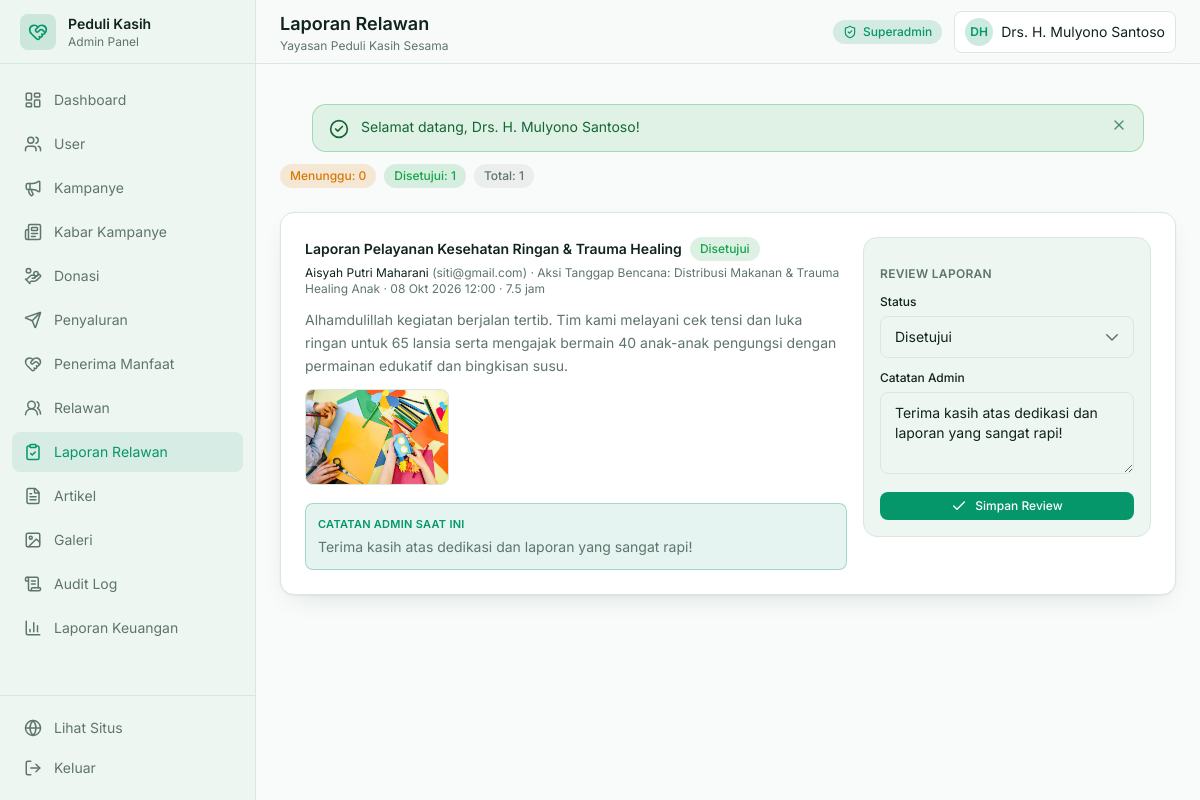
/admin/field-reports (signed in), run on the app's committed database.
### tables this page shows
CREATE TABLE `volunteer_field_reports` (
  `id` INT UNSIGNED AUTO_INCREMENT PRIMARY KEY,
  `event_id` INT UNSIGNED NOT NULL,
  `user_id` INT UNSIGNED NOT NULL,
  `report_title` VARCHAR(255) NOT NULL,
  `activity_summary` TEXT NOT NULL,
  `hours_spent` DECIMAL(4,1) NOT NULL DEFAULT 4.0,
  `documentation_image` VARCHAR(255) NULL,
  `status` ENUM('submitted', 'approved') NOT NULL DEFAULT 'submitted',
  `admin_feedback` TEXT NULL,
  `created_at` TIMESTAMP DEFAULT CURRENT_TIMESTAMP,
  FOREIGN KEY (`event_id`) REFERENCES `volunteer_events` (`id`) ON DELETE CASCADE,
  FOREIGN KEY (`user_id`) REFERENCES `users` (`id`) ON DELETE RESTRICT
);

CREATE TABLE `users` (
  `id` INT UNSIGNED AUTO_INCREMENT PRIMARY KEY,
  `name` VARCHAR(120) NOT NULL,
  `email` VARCHAR(150) NOT NULL UNIQUE,
  `password` VARCHAR(255) NOT NULL,
  `phone` VARCHAR(30) NULL,
  `role` ENUM('superadmin', 'staff', 'donatur', 'volunteer') NOT NULL DEFAULT 'donatur',
  `avatar` VARCHAR(255) NULL,
  `address` TEXT NULL,
  `bio` TEXT NULL,
  `status` ENUM('active', 'inactive') NOT NULL DEFAULT 'active',
  `created_at` TIMESTAMP DEFAULT CURRENT_TIMESTAMP,
  `updated_at` TIMESTAMP DEFAULT CURRENT_TIMESTAMP ON UPDATE CURRENT_TIMESTAMP,
  `deleted_at` TIMESTAMP NULL DEFAULT NULL,
  INDEX `idx_role` (`role`),
  INDEX `idx_email` (`email`)
);

CREATE TABLE `volunteer_events` (
  `id` INT UNSIGNED AUTO_INCREMENT PRIMARY KEY,
  `campaign_id` INT UNSIGNED NULL,
  `title` VARCHAR(255) NOT NULL,
  `slug` VARCHAR(255) NOT NULL UNIQUE,
  `description` LONGTEXT NOT NULL,
  `location` VARCHAR(255) NOT NULL,
  `event_date` DATE NOT NULL,
  `event_time` VARCHAR(50) NOT NULL DEFAULT '08:00 - 15:00 WIB',
  `quota` INT NOT NULL DEFAULT 20,
  `registration_deadline` DATE NOT NULL,
  `banner_image` VARCHAR(255) NULL,
  `status` ENUM('open', 'closed', 'completed') NOT NULL DEFAULT 'open',
  `created_by` INT UNSIGNED NOT NULL,
  `created_at` TIMESTAMP DEFAULT CURRENT_TIMESTAMP,
  `updated_at` TIMESTAMP DEFAULT CURRENT_TIMESTAMP ON UPDATE CURRENT_TIMESTAMP,
  FOREIGN KEY (`campaign_id`) REFERENCES `campaigns` (`id`) ON DELETE SET NULL,
  FOREIGN KEY (`created_by`) REFERENCES `users` (`id`) ON DELETE RESTRICT,
  INDEX `idx_status` (`status`),
  INDEX `idx_event_date` (`event_date`)
);

### app/Views/admin/field_reports.php (the view, shortened to what the rows shown need)
<?php
$reports = $reports ?? [];
$counts  = $counts ?? [];
$statusBadge = [
    'submitted' => 'badge-warning',
    'approved'  => 'badge-success',
];
$statusLabel = [
    'submitted' => 'Menunggu Review',
    'approved'  => 'Disetujui',
];
?>
<div class="space-y-6">
    <div class="flex flex-wrap items-center gap-2">
        <span class="badge-warning">Menunggu: <?= (int) ($counts['submitted'] ?? 0) ?></span>
        <span class="badge-success">Disetujui: <?= (int) ($counts['approved'] ?? 0) ?></span>
        <span class="badge-muted">Total: <?= count($reports) ?></span>
    </div>
    <?php if ($reports): ?>
        <div class="space-y-4">
            <?php foreach ($reports as $report):
                $image = Helper::media($report['documentation_image'] ?? null, 'volunteers');
            ?>
                <div class="card card-pad">
                    <div class="flex flex-col justify-between gap-4 lg:flex-row lg:items-start">
                        <div class="min-w-0 flex-1">
                            <div class="flex flex-wrap items-center gap-2">
                                <h2 class="text-sm font-semibold text-ink"><?= Helper::e($report['report_title']) ?></h2>
                                <span class="<?= $statusBadge[$report['status']] ?? 'badge-muted' ?>">
                                    <?= Helper::e($statusLabel[$report['status']] ?? ucfirst($report['status'])) ?>
                                </span>
                            </div>
                            <p class="mt-1 text-xs text-ink-soft">
                                <span class="text-ink"><?= Helper::e($report['user_name']) ?></span>
                                (<?= Helper::e($report['user_email']) ?>)
                                · <?= Helper::e($report['event_title']) ?>
                                · <?= Helper::tanggal($report['created_at'], true) ?>
                                · <?= (float) $report['hours_spent'] ?> jam
                            </p>
                            <p class="mt-3 whitespace-pre-line text-sm leading-relaxed text-ink-soft"><?= Helper::e($report['activity_summary']) ?></p>
                            <?php if ($image): ?>
                                <a href="<?= Helper::e($image) ?>" target="_blank" rel="noopener" class="mt-3 inline-block">
                                    <img src="<?= Helper::e($image) ?>" alt="Dokumentasi" class="h-24 w-36 rounded-lg border border-line object-cover">
                                </a>
                            <?php endif; ?>
                            <?php if (!empty($report['admin_feedback'])): ?>
                                <div class="mt-3 rounded-lg border border-accent/30 bg-accent/10 p-3">
                                    <p class="text-[11px] font-semibold uppercase tracking-wide text-accent">Catatan Admin Saat Ini</p>
                                    <p class="mt-1 text-sm text-ink-soft"><?= Helper::e($report['admin_feedback']) ?></p>
                                </div>
                            <?php endif; ?>
                        </div>
                        <form method="post" action="<?= Helper::url('admin/field-reports/' . $report['id'] . '/status') ?>"
                              class="w-full space-y-3 rounded-xl border border-line bg-surface p-4 lg:w-72">
                            <p class="text-xs font-semibold uppercase tracking-wide text-ink-soft">Review Laporan</p>
                            <div>
                                <label class="label text-xs" for="status-<?= (int) $report['id'] ?>">Status</label>
                                <select id="status-<?= (int) $report['id'] ?>" name="status" class="select">
                                    <option value="approved" <?= $report['status'] === 'approved' ? 'selected' : '' ?>>Disetujui</option>
                                </select>
                            </div>
                            <div>
                                <label class="label text-xs" for="feedback-<?= (int) $report['id'] ?>">Catatan Admin</label>
                                <textarea id="feedback-<?= (int) $report['id'] ?>" name="admin_feedback" rows="3" class="textarea"
                                          placeholder="Masukan untuk relawan..."><?= Helper::e($report['admin_feedback'] ?? '') ?></textarea>
                            </div>
                            <button type="submit" class="btn-primary btn-sm w-full">
                                <i data-lucide="check" class="h-4 w-4"></i> Simpan Review
                            </button>
                        </form>
                    </div>
                </div>
            <?php endforeach; ?>
        </div>
    <?php endif; ?>
</div>

### app/Core/Router.php (shortened to what the rows shown need)
<?php
class Router
{
    private array $routes = [];
    private function add(string $method, string $pattern, array $handler, ?string $middleware): void
    {
        $this->routes[] = compact('method', 'pattern', 'handler', 'middleware');
    }
    private function compile(string $pattern): string
    {
        $pattern = trim($pattern, '/');
        if ($pattern === '') {
            return '#^$#';
        }
        $regex = preg_replace('#\{([a-zA-Z_][a-zA-Z0-9_]*)\}#', '([^/]+)', $pattern);
        return '#^' . $regex . '/?$#';
    }
    public function dispatch(string $method, string $path, string $basePath = ''): void
    {
        $method = strtoupper($method);
        $path = trim($path, '/');
        foreach ($this->routes as $route) {
            if ($route['method'] !== $method) {
                continue;
            }
            if (!preg_match($this->compile($route['pattern']), $path, $matches)) {
                continue;
            }
            array_shift($matches);
            [$class, $action] = $route['handler'];
            $controller = new $class();
            call_user_func_array([$controller, $action], $matches);
            return;
        }
    }
}

### data on the page
volunteer_field_reports: report_title "Laporan Pelayanan Kesehatan Ringan & Trauma Healing", status "Disetujui", user.name "Aisyah Putri Maharani", user.email "siti@gmail.com", event.title "Aksi Tanggap Bencana: Distribusi Makanan & Trauma Healing Anak", created_at "08 Okt 2026 12:00", hours_spent "7.5", activity_summary "Alhamdulillah kegiatan berjalan tertib. Tim kami melayani cek tensi dan luka ringan untuk 65 lansia serta mengajak bermain 40 anak-anak pengungsi dengan permainan edukatif dan bingkisan susu.", documentation_image (picture), admin_feedback "Terima kasih atas dedikasi dan laporan yang sangat rapi!"

### other printed values
$item['label'] "Dashboard"
$item['label'] "User"
$item['label'] "Kampanye"
$item['label'] "Kabar Kampanye"
$item['label'] "Donasi"
$item['label'] "Penyaluran"
$item['label'] "Penerima Manfaat"
$item['label'] "Relawan"
$item['label'] "Laporan Relawan"
$item['label'] "Artikel"
$item['label'] "Galeri"
$item['label'] "Audit Log"
$item['label'] "Laporan Keuangan"
Helper::e($orgName) "Yayasan Peduli Kasih Sesama"
